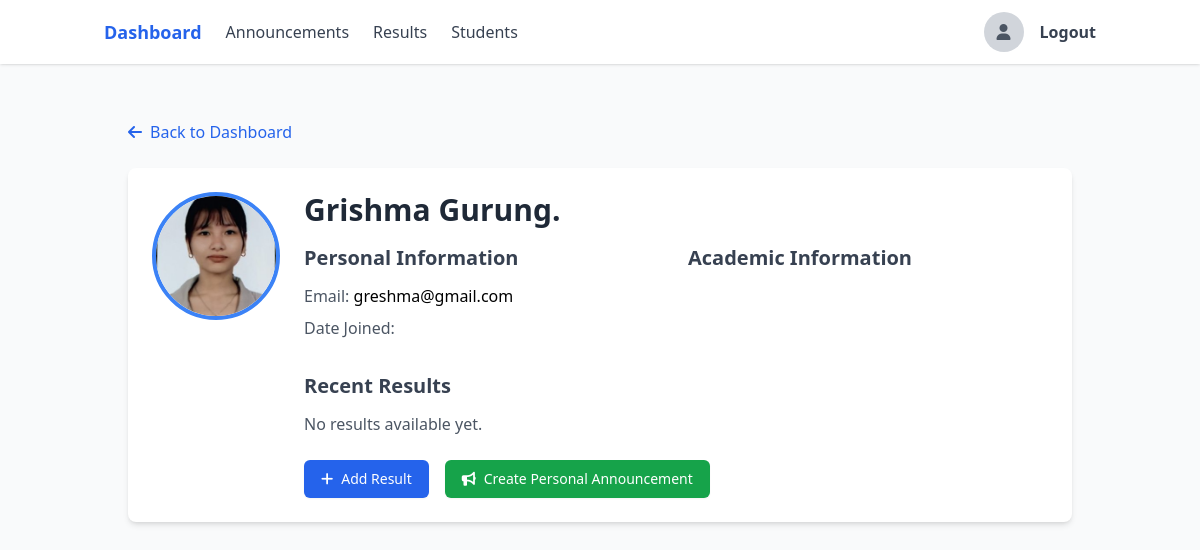
The app's page /teacher/students/3/ (signed in), older data.
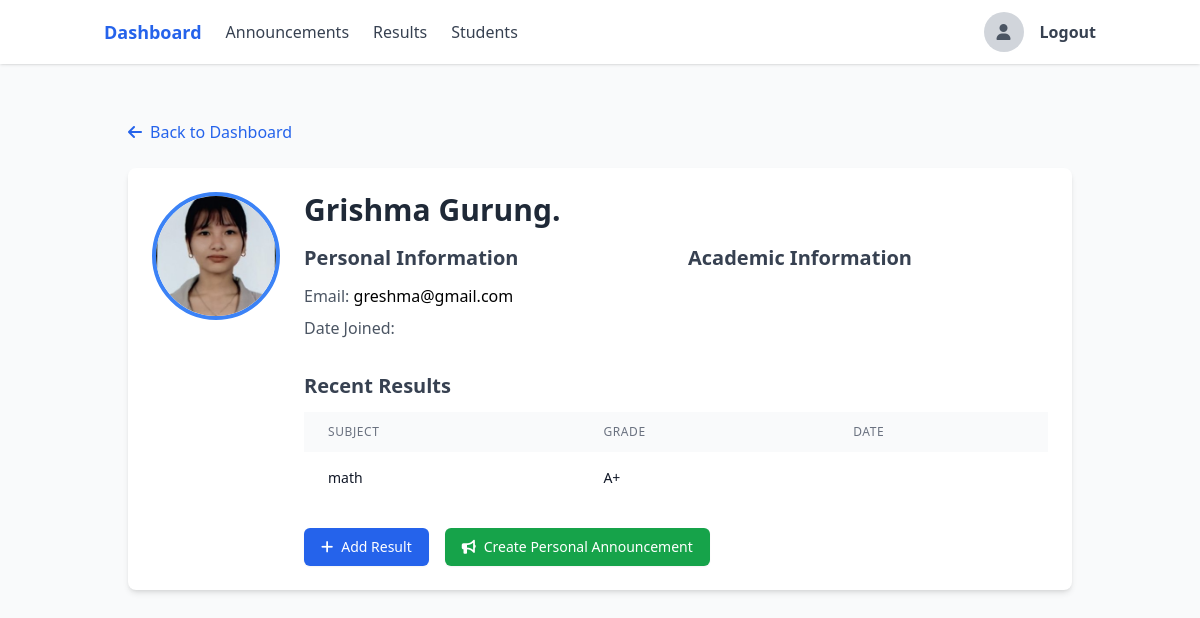
The same page, newer data.
### users/models.py (models this page shows, shortened)
class Result(models.Model):
    GRADE_CHOICES = [
        ('A+', 'A+'),
        ('A', 'A'),
        ('B+', 'B+'),
        ('B', 'B'),
        ('C+', 'C+'),
        ('C', 'C'),
        ('D+', 'D+'),
        ('D', 'D'),
        ('F', 'F'),
    ]
    GRADE_RANGES = {
        'A+': (90, 100),
        'A': (80, 89.99),
        'B+': (70, 79.99),
        'B': (60, 69.99),
        'C+': (50, 59.99),
        'C': (40, 49.99),
        'D+': (35, 39.99),
        'D': (30, 34.99),
        'F': (0, 29.99),
    }
    PERFORMANCE_CHOICES = [
        ('excellent', 'Excellent'),
        ('very_good', 'Very Good'),
        ('good', 'Good'),
        ('satisfactory', 'Satisfactory'),
        ('needs_improvement', 'Needs Improvement'),
        ('poor', 'Poor'),
    ]
    student = models.ForeignKey(User, on_delete=models.CASCADE, related_name='results')
    subject = models.CharField(max_length=100)
    marks_obtained = models.DecimalField(max_digits=5, decimal_places=2)
    total_marks = models.DecimalField(max_digits=5, decimal_places=2, default=100)
    grade = models.CharField(max_length=2, choices=GRADE_CHOICES)
    remarks = models.TextField(blank=True, null=True)
    overall_performance = models.CharField(max_length=20, choices=PERFORMANCE_CHOICES, blank=True, null=True)
    created_by = models.ForeignKey(User, on_delete=models.CASCADE, related_name='results_created')
    created_at = models.DateTimeField(default=timezone.now)
    updated_at = models.DateTimeField(auto_now=True)
    class Meta:
        ordering = ['-created_at']
        unique_together = ['student', 'subject']

### users/views.py (the view)
# urls.py: path('teacher/students/<int:student_id>/', views.teacher_student_detail, name='teacher_student_detail'),
@login_required
def teacher_student_detail(request, student_id):
    if not request.user.is_teacher:
        return redirect('login')
    student = get_object_or_404(User, id=student_id, role='student')
    student_results = Result.objects.filter(student=student)
    context = {
        'student': student,
        'student_results': student_results,
    }
    return render(request, 'users/teacher_student_detail.html', context)

### users/models.py (called while the page is built)
    @property
    def is_teacher(self):
        return self.role == 'teacher'

    def get_full_name(self):
        return self.full_name or self.email.split('@')[0]

### users/templates/users/teacher_student_detail.html (shortened to what the changed rows need)
{% extends 'users/base.html' %}
{% block content %}
<div class="container mx-auto p-6">
    <div class="bg-white rounded-lg shadow-md p-6">
        <div class="flex items-start space-x-6">
            <div class="flex-grow">
                <h1 class="text-3xl font-bold text-gray-800 mb-4">{{ student.get_full_name }}</h1>
                <div class="grid grid-cols-1 md:grid-cols-2 gap-6">
                    <div>
                        <h2 class="text-xl font-semibold text-gray-700 mb-3">Personal Information</h2>
                    </div>
                    <div>
                        <h2 class="text-xl font-semibold text-gray-700 mb-3">Academic Information</h2>
                    </div>
                </div>
                <div class="mt-8">
                    <h2 class="text-xl font-semibold text-gray-700 mb-3">Recent Results</h2>
                    {% if student_results %}
                        <div class="overflow-x-auto">
                            <table class="min-w-full bg-white">
                                <thead class="bg-gray-50">
                                    <tr>
                                        <th class="px-6 py-3 text-left text-xs font-medium text-gray-500 uppercase tracking-wider">Subject</th>
                                        <th class="px-6 py-3 text-left text-xs font-medium text-gray-500 uppercase tracking-wider">Grade</th>
                                        <th class="px-6 py-3 text-left text-xs font-medium text-gray-500 uppercase tracking-wider">Date</th>
                                    </tr>
                                </thead>
                                <tbody class="divide-y divide-gray-200">
                                    {% for result in student_results %}
                                    <tr>
                                        <td class="px-6 py-4 whitespace-nowrap text-sm text-gray-900">{{ result.subject }}</td>
                                        <td class="px-6 py-4 whitespace-nowrap text-sm text-gray-900">{{ result.grade }}</td>
                                        <td class="px-6 py-4 whitespace-nowrap text-sm text-gray-500">{{ result.date|date:"F j, Y" }}</td>
                                    </tr>
                                    {% endfor %}
                                </tbody>
                            </table>
                        </div>
                    {% else %}
                        <p class="text-gray-600">No results available yet.</p>
                    {% endif %}
                </div>
            </div>
        </div>
    </div>
</div>
{% endblock %}

Row changes from the older to the newer data that the page shows:
added Result: subject "math", grade "A+"
Text that changed along with them:
text no longer shown: "No results available yet."
text now shown: "SUBJECT GRADE DATE"
